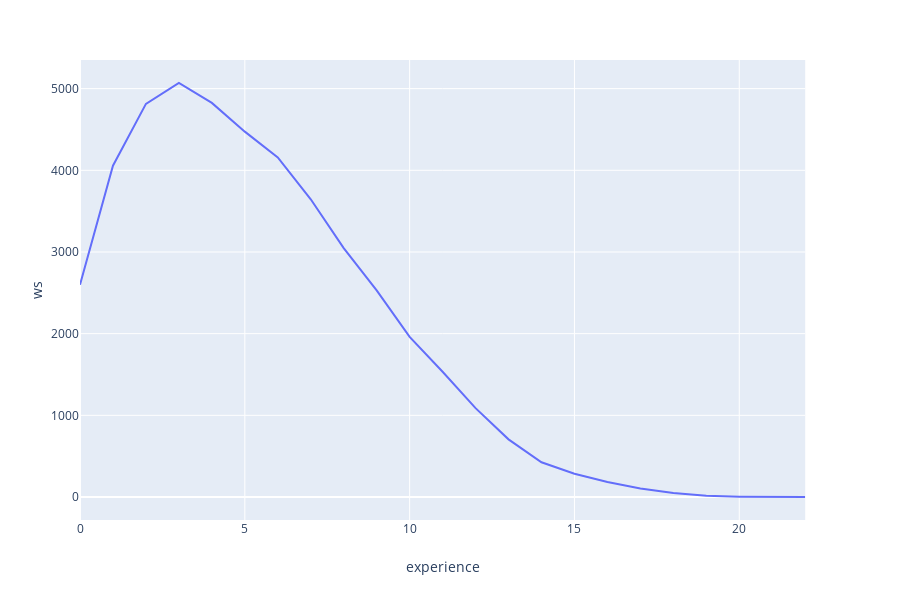

Notebook source saved alongside this figure:
### Code cell
fig = px.line(grouped_exp_df, x='experience', y="ws")
fig.show()

### Figure 1 — Plotly figure (JSON) as saved in the notebook; plotly's stock layout.template omitted (floating-point values rounded to 4 significant figures)
{"data": [{"hoverlabel": {"namelength": 0}, "hovertemplate": "experience=%{x}<br>ws=%{y}", "legendgroup": "", "line": {"color": "#636efa", "dash": "solid"}, "mode": "lines", "name": "", "showlegend": false, "type": "scatter", "x": [0, 1, 2, 3, 4, 5, 6, 7, 8, 9, 10, 11, 12, 13, 14, 15, 16, 17, 18, 19, 20, 22], "xaxis": "x", "y": [2597.0, 4056.0, 4814.0, 5069.0, 4825.0, 4473.0, 4158.0, 3646.0, 3048.0, 2530.0, 1960.0, 1533.0, 1088.0, 705.9, 425.1, 285.5, 183.5, 104.5, 49.9, 14.9, 4.2, 0], "yaxis": "y"}], "layout": {"height": 600, "legend": {"tracegroupgap": 0}, "margin": {"t": 60}, "xaxis": {"anchor": "y", "domain": [0, 0.98], "title": {"text": "experience"}}, "yaxis": {"anchor": "x", "domain": [0, 1], "title": {"text": "ws"}}}}
